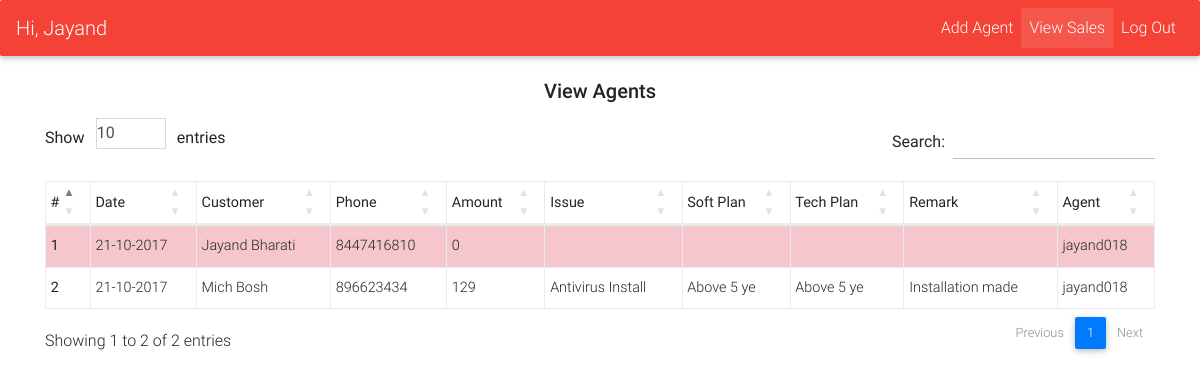
The app's page /view_sales.php (signed in) with its own data.
### tables this page shows
CREATE TABLE IF NOT EXISTS `sales` (
  `sale_id` int(9) NOT NULL AUTO_INCREMENT,
  `sale_date` varchar(10) NOT NULL,
  `cust_name` varchar(45) NOT NULL,
  `cust_email` varchar(45) NOT NULL,
  `cust_phone` varchar(20) NOT NULL,
  `sale_amount` int(10) NOT NULL,
  `tech_issue` varchar(225) NOT NULL,
  `soft_plan` varchar(20) NOT NULL,
  `tech_plan` varchar(20) NOT NULL,
  `remark` varchar(225) NOT NULL,
  `agent_id` varchar(45) NOT NULL,
  PRIMARY KEY (`sale_id`)
);

### conf/config.php (called while the page is built, shortened)
<?php
class DB {
    protected static $myconn;
    protected $db_host = 'localhost';
    protected $db_user = 'root';
    protected $db_pass = '';
    protected $db_name = 'myteam';
    public function connect() {
        $conn= new mysqli($this->db_host,$this->db_user,$this->db_pass,$this->db_name);
        if ($conn->connect_error) {
            die("Connection failed: " . $conn->connect_error);
        }
        else {
            $this->myconn = $conn;
        }
        return $this->myconn;
    }
    public function query($query) {
        $myconn = $this -> connect();
        $result = $myconn -> query($query);
        return $result;
    }
    public function select($query) {
        $rows = array();
        $result = $this -> query($query);
        while ($row = $result -> fetch_assoc()) {
            $rows[] = $row;
        }
        return $rows;
    }
}
?>

### view_sales.php (the view, shortened to what this page needs)
<!DOCTYPE html>
<?php
include("conf/config.php");
?>
<html lang="en">
<head>
    <link rel="stylesheet" href="https://maxcdn.bootstrapcdn.com/font-awesome/4.7.0/css/font-awesome.min.css">
    <link href="css/bootstrap.min.css" rel="stylesheet">
    <link href="css/mdb.min.css" rel="stylesheet">
    <link href="css/style.css" rel="stylesheet">
    <link rel="stylesheet" type="text/css" href="https://cdn.datatables.net/1.10.16/css/dataTables.bootstrap4.min.css"/>
</head>
<body>
    <nav class="navbar navbar-expand-lg navbar-dark red">
        <a class="navbar-brand" href="#">Hi, <?php echo $_SESSION["agent_name"];?></a>
        <div class="collapse navbar-collapse justify-content-end" id="navbarSupportedContent">
            <ul class="navbar-nav">
                <li class="nav-item">
                    <a class="nav-link" href="admin.php">Add Agent</a>
                </li>
                <li class="nav-item active">
                    <a class="nav-link" href="view_sales.php">View Sales <span class="sr-only">(current)</span></a>
                </li>
                <li class="nav-item">
                    <a class="nav-link" href="logout.php">Log Out</a>
                </li>
            </ul>
        </div>
    </nav>
    <br/>
    <div class="container">
    <div class="row justify-content-center">
        <div class="col col-md-12">
            <?php
            $db = new DB();
            $sql_list_sales = "SELECT sale_date, cust_name, cust_email, cust_phone, sale_amount, tech_issue, soft_plan, tech_plan, remark, agent_id
                               FROM sales
                             ";
            $array_list_sales = $db -> select($sql_list_sales);
            ?>
            <p class="h5 text-center mb-4">View Agents</p>
            <table id="sale_list" class="table table-bordered table-responsive table-sm" cellspacing="0" width="100%" >
                <thead>
                    <tr>
                        <th>#</th>
                        <th class="w-auto">Date</th>
                        <th class="w-auto">Customer</th>
                        <th class="w-auto">Phone</th>
                        <th class="w-auto">Amount</th>
                        <th class="w-auto">Issue</th>
                        <th class="w-auto">Soft Plan</th>
                        <th class="w-auto">Tech Plan</th>
                        <th class="w-auto">Remark</th>
                        <th class="w-auto">Agent</th>
                    </tr>
                </thead>
                <tbody>
                    <?php
                        $serial = 1;
                        foreach($array_list_sales as $key => $value) {
                            if($value["sale_amount"]==0){ echo '<tr class="table-danger">'; }
                            echo '<th>'.$serial++.'</td>';
                            echo '<td>'.$value["sale_date"].'</td>';
                            echo '<td>'.$value["cust_name"].'</td>';
                            echo '<td>'.$value["cust_phone"].'</td>';
                            echo '<td>'.$value["sale_amount"].'</td>';
                            echo '<td>'.$value["tech_issue"].'</td>';
                            echo '<td>'.$value["soft_plan"].'</td>';
                            echo '<td>'.$value["tech_plan"].'</td>';
                            echo '<td>'.$value["remark"].'</td>';
                            echo '<td>'.$value["agent_id"].'</td>';
                            echo '</tr>';
                        }
                    ?>
                </tbody>
            </table>
        </div>
    </div>
    </div>
</body>
</html>

### view_sales.php (style rules this page uses)
table.dataTable thead .sorting:before, table.dataTable thead .sorting:after, table.dataTable thead .sorting_asc:before, table.dataTable thead .sorting_asc:after, table.dataTable thead .sorting_desc:before, table.dataTable thead .sorting_desc:after { padding: 5px; }
table.dataTable { margin-bottom: 3rem!important; }
.w-auto { width: auto; }

### records on screen
sales: sale_date "21-10-2017", cust_name "Jayand Bharati", cust_phone "8447416810", sale_amount "0", agent "jayand018"
sales: sale_date "21-10-2017", cust_name "Mich Bosh", cust_phone "896623434", sale_amount "129", tech_issue "Antivirus Install", soft_plan "Above 5 ye", tech_plan "Above 5 ye", remark "Installation made", agent "jayand018"

### other values on screen
$_SESSION["agent_name"] "Jayand"
